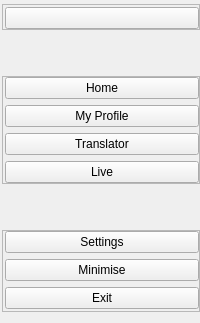
     <widget class="QCustomSlideMenu" name="LeftMenu" native="true">
      <layout class="QHBoxLayout" name="horizontalLayout_2">
       <property name="spacing">
        <number>0</number>
       </property>
       <property name="leftMargin">
        <number>0</number>
       </property>
       <property name="topMargin">
        <number>2</number>
       </property>
       <property name="rightMargin">
        <number>0</number>
       </property>
       <property name="bottomMargin">
        <number>2</number>
       </property>
       <item>
        <widget class="QWidget" name="LeftSideBar" native="true">
         <layout class="QVBoxLayout" name="verticalLayout" stretch="0,0,0,0,0">
          <property name="spacing">
           <number>6</number>
          </property>
          <property name="leftMargin">
           <number>2</number>
          </property>
          <property name="topMargin">
           <number>2</number>
          </property>
          <property name="rightMargin">
           <number>0</number>
          </property>
          <item>
           <widget class="QFrame" name="LeftMenuFrame">
            <property name="frameShape">
             <enum>QFrame::StyledPanel</enum>
            </property>
            <property name="frameShadow">
             <enum>QFrame::Raised</enum>
            </property>
            <layout class="QVBoxLayout" name="verticalLayout_2">
             <property name="leftMargin">
              <number>2</number>
             </property>
             <property name="topMargin">
              <number>2</number>
             </property>
             <property name="rightMargin">
              <number>0</number>
             </property>
             <property name="bottomMargin">
              <number>0</number>
             </property>
             <item>
              <widget class="QPushButtonThemed" name="MenuButton">
               <property name="cursor">
                <cursorShape>OpenHandCursor</cursorShape>
               </property>
               <property name="toolTip">
                <string>Menu</string>
               </property>
               <property name="text">
                <string />
               </property>
               <property name="icon">
                <iconset resource="../qss/icons/Icons.qrc">
                 <normaloff>:/icons/png2svg/menu-white.svg</normaloff>
                 <activeoff>:/icons/png2svg/menu-white.svg</activeoff>
                 <activeon>:/icons/png2svg/menu-green.svg</activeon>:/icons/png2svg/menu-white.svg</iconset>
               </property>
               <property name="iconSize">
                <size>
                 <width>24</width>
                 <height>24</height>
                </size>
               </property>
              </widget>
             </item>
            </layout>
           </widget>
          </item>
          <item>
           <spacer name="verticalSpacer">
            <property name="orientation">
             <enum>Qt::Vertical</enum>
            </property>
            <property name="sizeType">
             <enum>QSizePolicy::Fixed</enum>
            </property>
            <property name="sizeHint" stdset="0">
             <size>
              <width>20</width>
              <height>40</height>
             </size>
            </property>
           </spacer>
          </item>
          <item>
           <widget class="QFrame" name="LeftOptionsFrame">
            <property name="frameShape">
             <enum>QFrame::StyledPanel</enum>
            </property>
            <property name="frameShadow">
             <enum>QFrame::Raised</enum>
            </property>
            <layout class="QVBoxLayout" name="verticalLayout_3">
             <property name="leftMargin">
              <number>2</number>
             </property>
             <property name="topMargin">
              <number>0</number>
             </property>
             <property name="rightMargin">
              <number>0</number>
             </property>
             <property name="bottomMargin">
              <number>0</number>
             </property>
             <item>
              <widget class="QPushButtonThemed" name="HomeButton">
               <property name="cursor">
                <cursorShape>OpenHandCursor</cursorShape>
               </property>
               <property name="toolTip">
                <string>To Dashboard</string>
               </property>
               <property name="text">
                <string>Home</string>
               </property>
               <property name="icon">
                <iconset resource="../qss/icons/Icons.qrc">
                 <normaloff>:/icons/png2svg/home-white.svg</normaloff>
                 <activeoff>:/icons/png2svg/home-white.svg</activeoff>
                 <activeon>:/icons/png2svg/home-green.svg</activeon>:/icons/png2svg/home-white.svg</iconset>
               </property>
               <property name="iconSize">
                <size>
                 <width>24</width>
                 <height>24</height>
                </size>
               </property>
              </widget>
             </item>
             <item>
              <widget class="QPushButtonThemed" name="ProfileButton">
               <property name="cursor">
                <cursorShape>OpenHandCursor</cursorShape>
               </property>
               <property name="toolTip">
                <string>Profile</string>
               </property>
               <property name="text">
                <string>My Profile</string>
               </property>
               <property name="icon">
                <iconset resource="../qss/icons/Icons.qrc">
                 <normaloff>:/icons/png2svg/profile-white.svg</normaloff>
                 <activeoff>:/icons/png2svg/profile-white.svg</activeoff>
                 <activeon>:/icons/png2svg/profile-green.svg</activeon>:/icons/png2svg/profile-white.svg</iconset>
               </property>
               <property name="iconSize">
                <size>
                 <width>24</width>
                 <height>24</height>
                </size>
               </property>
              </widget>
             </item>
             <item>
              <widget class="QPushButtonThemed" name="TranslatorButton">
               <property name="cursor">
                <cursorShape>OpenHandCursor</cursorShape>
               </property>
               <property name="toolTip">
                <string>Translator - MENU</string>
               </property>
               <property name="text">
                <string>Translator</string>
               </property>
               <property name="icon">
                <iconset resource="../qss/icons/Icons.qrc">
                 <normaloff>:/icons/png2svg/ai-white.svg</normaloff>
                 <activeoff>:/icons/png2svg/ai-white.svg</activeoff>
                 <activeon>:/icons/png2svg/ai-green.svg</activeon>:/icons/png2svg/ai-white.svg</iconset>
               </property>
               <property name="iconSize">
                <size>
                 <width>24</width>
                 <height>24</height>
                </size>
               </property>
              </widget>
             </item>
             <item>
              <widget class="QPushButtonThemed" name="LiveButton">
               <property name="cursor">
                <cursorShape>OpenHandCursor</cursorShape>
               </property>
               <property name="toolTip">
                <string>&lt;html&gt;&lt;head/&gt;&lt;body&gt;&lt;p align="center"&gt;Live Translation- SHORTCUT&lt;/p&gt;&lt;/body&gt;&lt;/html&gt;</string>
               </property>
               <property name="text">
                <string>Live</string>
               </property>
               <property name="icon">
                <iconset resource="../qss/icons/Icons.qrc">
                 <normaloff>:/icons/png2svg/camera-white.svg</normaloff>
                 <activeoff>:/icons/png2svg/camera-white.svg</activeoff>
                 <activeon>:/icons/png2svg/camera-green.svg</activeon>:/icons/png2svg/camera-white.svg</iconset>
               </property>
               <property name="iconSize">
                <size>
                 <width>24</width>
                 <height>24</height>
                </size>
               </property>
              </widget>
             </item>
            </layout>
           </widget>
          </item>
          <item>
           <spacer name="verticalSpacer_2">
            <property name="orientation">
             <enum>Qt::Vertical</enum>
            </property>
            <property name="sizeHint" stdset="0">
             <size>
              <width>20</width>
              <height>40</height>
             </size>
            </property>
           </spacer>
          </item>
          <item>
           <widget class="QFrame" name="LeftSettingsFrame">
            <property name="frameShape">
             <enum>QFrame::StyledPanel</enum>
            </property>
            <property name="frameShadow">
             <enum>QFrame::Raised</enum>
            </property>
            <layout class="QVBoxLayout" name="verticalLayout_4">
             <property name="leftMargin">
              <number>2</number>
             </property>
             <property name="topMargin">
              <number>0</number>
             </property>
             <property name="rightMargin">
              <number>0</number>
             </property>
             <property name="bottomMargin">
              <number>2</number>
             </property>
             <item>
              <widget class="QPushButtonThemed" name="SettingsButton">
               <property name="cursor">
                <cursorShape>OpenHandCursor</cursorShape>
               </property>
               <property name="toolTip">
                <string>Settings</string>
               </property>
               <property name="text">
                <string>Settings</string>
               </property>
               <property name="icon">
                <iconset resource="../qss/icons/Icons.qrc">
                 <normaloff>:/icons/png2svg/settings-white.svg</normaloff>
                 <activeoff>:/icons/png2svg/settings-white.svg</activeoff>
                 <activeon>:/icons/png2svg/settings-green.svg</activeon>:/icons/png2svg/settings-white.svg</iconset>
               </property>
               <property name="iconSize">
                <size>
                 <width>24</width>
                 <height>24</height>
                </size>
               </property>
              </widget>
             </item>
             <item>
              <widget class="QPushButtonThemed" name="MinimiseButton">
               <property name="text">
                <string>Minimise</string>
               </property>
               <property name="icon">
                <iconset resource="../qss/icons/Icons.qrc">
                 <normaloff>:/icons/png2svg/minimise-white.svg</normaloff>
                 <activeoff>:/icons/png2svg/minimise-white.svg</activeoff>
                 <activeon>:/icons/png2svg/minimise-green.svg</activeon>:/icons/png2svg/minimise-white.svg</iconset>
               </property>
               <property name="iconSize">
                <size>
                 <width>24</width>
                 <height>24</height>
                </size>
               </property>
              </widget>
             </item>
             <item>
              <widget class="QPushButtonThemed" name="ExitButton">
               <property name="cursor">
                <cursorShape>OpenHandCursor</cursorShape>
               </property>
               <property name="toolTip">
                <string>Exit</string>
               </property>
               <property name="text">
                <string>Exit</string>
               </property>
               <property name="icon">
                <iconset resource="../qss/icons/Icons.qrc">
                 <normaloff>:/icons/png2svg/exit-white.svg</normaloff>
                 <activeoff>:/icons/png2svg/exit-white.svg</activeoff>
                 <activeon>:/icons/png2svg/exit-green.svg</activeon>:/icons/png2svg/exit-white.svg</iconset>
               </property>
               <property name="iconSize">
                <size>
                 <width>24</width>
                 <height>24</height>
                </size>
               </property>
              </widget>
             </item>
            </layout>
           </widget>
          </item>
         </layout>
        </widget>
       </item>
      </layout>
     </widget>
